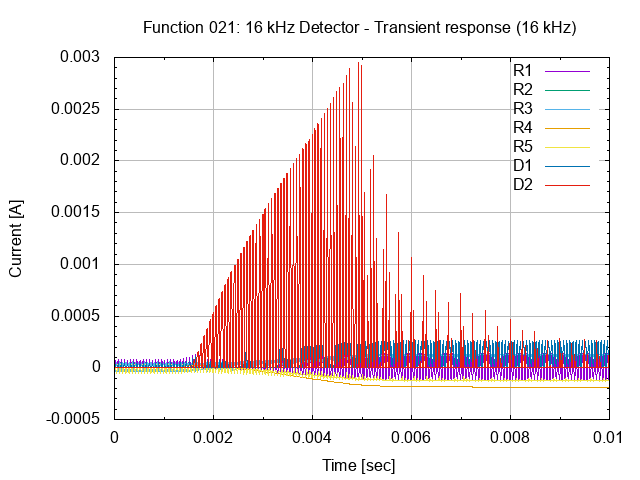

gnuplot code for this plot:
# setup terminal
set term png

# setup graph
set output "26.021.00.02.01.02.png"
set title "Function 021: 16 kHz Detector - Transient response (16 kHz)"

# setup Y-axis
set grid ytics lt 1 lw 1 lc rgb "#bbbbbb"
set mytics
set ylabel "Current [A]"

# setup X-axis
set grid xtics lt 1 lw 1 lc rgb "#bbbbbb"
set mxtics
set xrange [0:0.01]
set xlabel "Time [sec]"

# setup plot style
set style data lines
plot '26.021.00.02.01.dat' using 1:2 title "R1", \
     '26.021.00.02.01.dat' using 1:3 title "R2", \
     '26.021.00.02.01.dat' using 1:4 title "R3", \
     '26.021.00.02.01.dat' using 1:5 title "R4", \
     '26.021.00.02.01.dat' using 1:6 title "R5", \
     '26.021.00.02.01.dat' using 1:7 title "D1", \
     '26.021.00.02.01.dat' using 1:8 title "D2"

# set output back to default
set output

# reset terminal type
set terminal pop
